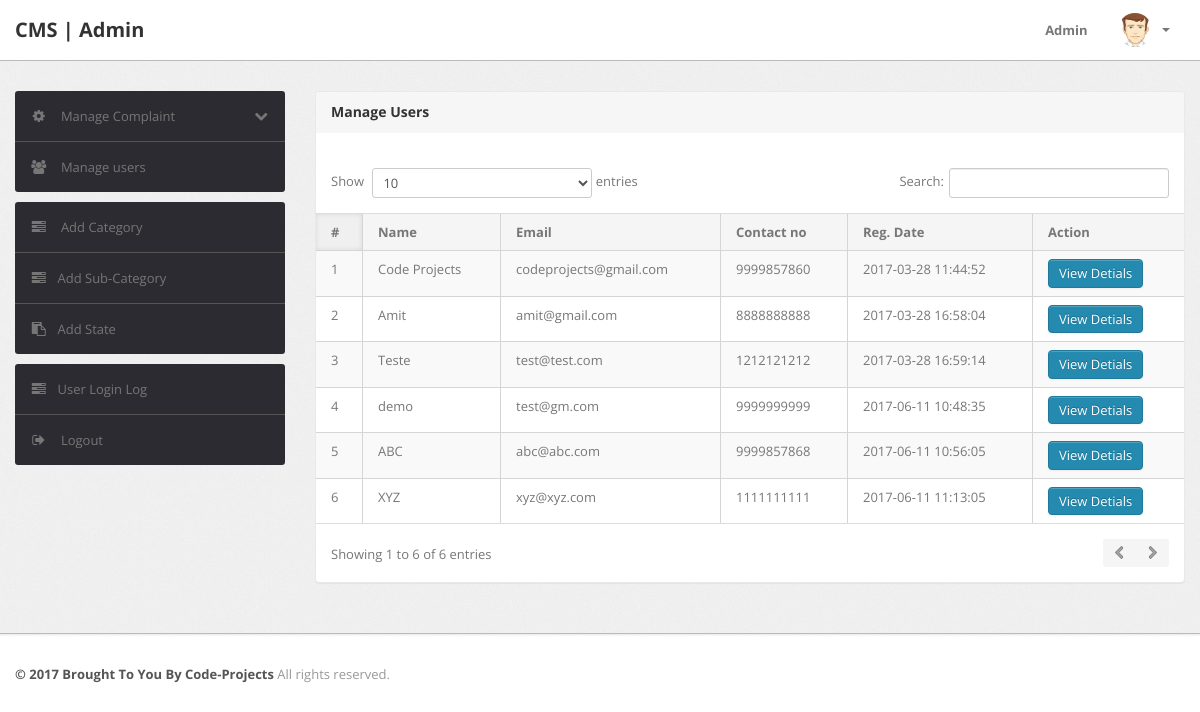
The page /admin/manage-users.php (signed in) on the database its author committed.
### tables this page shows
CREATE TABLE IF NOT EXISTS `users` (
  `id` int(11) NOT NULL,
  `fullName` varchar(255) DEFAULT NULL,
  `userEmail` varchar(255) DEFAULT NULL,
  `password` varchar(255) DEFAULT NULL,
  `contactNo` bigint(11) DEFAULT NULL,
  `address` tinytext,
  `State` varchar(255) DEFAULT NULL,
  `country` varchar(255) DEFAULT NULL,
  `pincode` int(6) DEFAULT NULL,
  `userImage` varchar(255) DEFAULT NULL,
  `regDate` timestamp NOT NULL DEFAULT CURRENT_TIMESTAMP,
  `updationDate` timestamp NOT NULL DEFAULT '0000-00-00 00:00:00' ON UPDATE CURRENT_TIMESTAMP,
  `status` int(1) NOT NULL
);

### admin/manage-users.php (the view, shortened to what this page needs)
<?php
if(strlen($_SESSION['alogin'])==0)
	{
header('location:index.php');
}
else{
?>
<!DOCTYPE html>
<html lang="en">
<head>
	<link type="text/css" href="bootstrap/css/bootstrap.min.css" rel="stylesheet">
	<link type="text/css" href="bootstrap/css/bootstrap-responsive.min.css" rel="stylesheet">
	<link type="text/css" href="css/theme.css" rel="stylesheet">
	<link type="text/css" href="images/icons/css/font-awesome.css" rel="stylesheet">
</head>
<body>
<?php include('include/header.php');?>
	<div class="wrapper">
		<div class="container">
			<div class="row">
<?php include('include/sidebar.php');?>
			<div class="span9">
					<div class="content">
	<div class="module">
							<div class="module-head">
								<h3>Manage Users</h3>
							</div>
							<div class="module-body table">
									<br />
								<table cellpadding="0" cellspacing="0" border="0" class="datatable-1 table table-bordered table-striped	 display" width="100%">
									<thead>
										<tr>
											<th>#</th>
											<th> Name</th>
											<th>Email </th>
											<th>Contact no</th>
											<th>Reg. Date </th>
											<th>Action</th>
										</tr>
									</thead>
									<tbody>
<?php $query=mysql_query("select * from users");
$cnt=1;
while($row=mysql_fetch_array($query))
{
?>
										<tr>
											<td><?php echo htmlentities($cnt);?></td>
											<td><?php echo htmlentities($row['fullName']);?></td>
											<td><?php echo htmlentities($row['userEmail']);?></td>
											<td> <?php echo htmlentities($row['contactNo']);?></td>
											<td><?php echo htmlentities($row['regDate']);?></td>
											<td><a href="javascript:void(0);" onClick="popUpWindow('http://localhost/cms/admin/userprofile.php?uid=<?php echo htmlentities($row['id']);?>');" title="Update order">
											 <button type="button" class="btn btn-primary">View Detials</button>
											</a></td>
										<?php $cnt=$cnt+1; } ?>
								</table>
							</div>
						</div>
					</div>
				</div>
			</div>
		</div>
	</div>
<?php include('include/footer.php');?>
</body>
<?php } ?>

### rows shown on the page
users: fullName "Code Projects", userEmail "codeprojects@gmail.com", contactNo "9999857860", regDate "2017-03-28 11:44:52"
users: fullName "Amit", userEmail "amit@gmail.com", contactNo "8888888888", regDate "2017-03-28 16:58:04"
users: fullName "Teste", userEmail "test@test.com", contactNo "1212121212", regDate "2017-03-28 16:59:14"
users: fullName "demo", userEmail "test@gm.com", contactNo "9999999999", regDate "2017-06-11 10:48:35"
users: fullName "ABC", userEmail "abc@abc.com", contactNo "9999857868", regDate "2017-06-11 10:56:05"
users: fullName "XYZ", userEmail "xyz@xyz.com", contactNo "1111111111", regDate "2017-06-11 11:13:05"
